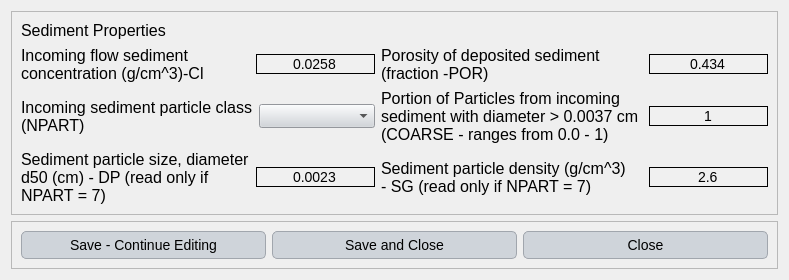
<?xml version="1.0" encoding="UTF-8"?>
<ui version="4.0">
 <class>Dialog</class>
 <widget class="QDialog" name="Dialog">
  <property name="geometry">
   <rect>
    <x>0</x>
    <y>0</y>
    <width>789</width>
    <height>279</height>
   </rect>
  </property>
  <property name="windowTitle">
   <string>Dialog</string>
  </property>
  <property name="styleSheet">
   <string notr="true">QLabel {
    font-family: 'Georgia'; /* Cambiar la fuente a Georgia */
    font-size: 16px; /* Cambiar el tamaño de la fuente */
    color: #000000; /* Color del texto (blanco) */
}

QLineEdit {
    font-family: 'Georgia'; /* Cambiar la fuente a Georgia */
    font-size: 14px; /* Cambiar el tamaño de la fuente */
    color: #000000; /* Color del texto (blanco) */
    background-color: #f0f0f0; /* Color de fondo del QLineEdit */
    border: 1px solid #000000; /* Borde blanco */
}

QComboBox {
    font-family: 'Georgia'; /* Cambiar la fuente a Georgia */
    font-size: 14px; /* Cambiar el tamaño de la fuente */
    color: #000000; /* Color del texto (blanco) */
    background-color: #cfd4da; /* Fondo oscuro del ComboBox */
}

QRadioButton {
    font-family: 'Georgia'; /* Cambiar la fuente a Georgia */
    font-size: 14px; /* Cambiar el tamaño de la fuente */
    color: #000000; /* Color del texto (blanco) */
}

QCheckBox {
    font-family: 'Georgia'; /* Cambiar la fuente a Georgia */
    font-size: 14px; /* Cambiar el tamaño de la fuente */
    color: #000000; /* Color del texto (blanco) */
}

/* Cambiar la fuente y estilo de los QPushButton */
QPushButton {
    font-family: 'Georgia'; /* Cambiar la fuente */
    font-size: 14px; /* Cambiar el tamaño de la fuente */
    color: #000000; /* Color del texto negro */
    background-color: #cfd4da; /* Fondo gris claro */
    border: 1px solid #a1a6ad; /* Borde gris medio */
    border-radius: 5px; /* Bordes redondeados */
    padding: 5px; /* Espaciado interno */
}

/* Estilo cuando el ratón pasa sobre el botón */
QPushButton:hover {
    color: #000000; /* Mantener el texto negro */
    background-color: #b7bcc3; /* Fondo gris un poco más oscuro al pasar el mouse */
}

/* Estilo cuando el botón está presionado */
QPushButton:pressed {
    background-color: #a6acb3; /* Fondo ligeramente más oscuro al presionar */
    color: #000000; /* Mantener el texto negro cuando se presiona */
}



/* Estilo general para QTableWidget y QTableView */
QTableWidget, QTableView {
    font-family: 'Georgia'; /* Cambiar la fuente a Georgia */
    font-size: 14px; /* Tamaño de la fuente */
    color: #000000; /* Color del texto negro */
    background-color: #e6e9ed; /* Fondo gris claro para la tabla */
    gridline-color: #a1a6ad; /* Color de las líneas de la tabla (gris medio) */
    selection-background-color: #b7bcc3; /* Color de fondo cuando se selecciona una celda (gris suave) */
    selection-color: #000000; /* Color del texto cuando la celda está seleccionada (negro) */
}

/* Estilo para el encabezado horizontal de la tabla */
QHeaderView::section {
    font-family: 'Georgia'; /* Cambiar la fuente a Georgia */
    font-size: 14px; /* Tamaño de la fuente */
    color: #000000; /* Color del texto negro */
    background-color: #cfd4da; /* Fondo gris claro del encabezado */
    border: 1px solid #a1a6ad; /* Borde gris medio entre las secciones */
    padding: 4px; /* Espaciado interno en el encabezado */
}

/* Estilo para las celdas de la tabla al pasar el mouse */
QTableWidget::item:hover, QTableView::item:hover {
    background-color: #b7bcc3; /* Fondo gris suave al pasar el mouse */
    color: #000000; /* Mantener el texto negro */
}

/* Estilo para las celdas cuando están seleccionadas */
QTableWidget::item:selected, QTableView::item:selected {
    background-color: #a6acb3; /* Fondo gris intermedio cuando está seleccionado */
    color: #000000; /* Texto negro cuando está seleccionado */
}

/* Ajustar el tamaño de las celdas */
QTableWidget::item, QTableView::item {
    padding: 4px; /* Espaciado interno de las celdas */
}

/* Estilo para el borde inferior de la tabla */
QTableCornerButton::section {
    background-color: #cfd4da; /* Fondo del botón de esquina */
    border: 1px solid #a1a6ad; /* Borde gris medio del botón de esquina */
}</string>
  </property>
  <layout class="QGridLayout" name="gridLayout_2">
   <item row="1" column="0">
    <widget class="QFrame" name="frame_2">
     <property name="frameShape">
      <enum>QFrame::StyledPanel</enum>
     </property>
     <property name="frameShadow">
      <enum>QFrame::Raised</enum>
     </property>
     <layout class="QGridLayout" name="gridLayout">
      <item row="0" column="1">
       <widget class="QPushButton" name="save_close">
        <property name="text">
         <string>Save and Close</string>
        </property>
       </widget>
      </item>
      <item row="0" column="0">
       <widget class="QPushButton" name="save_continue">
        <property name="text">
         <string>Save - Continue Editing</string>
        </property>
       </widget>
      </item>
      <item row="0" column="2">
       <widget class="QPushButton" name="close_dialog">
        <property name="text">
         <string>Close</string>
        </property>
       </widget>
      </item>
     </layout>
    </widget>
   </item>
   <item row="0" column="0">
    <widget class="QFrame" name="frame">
     <property name="frameShape">
      <enum>QFrame::StyledPanel</enum>
     </property>
     <property name="frameShadow">
      <enum>QFrame::Raised</enum>
     </property>
     <layout class="QGridLayout" name="gridLayout_3">
      <item row="1" column="0">
       <layout class="QHBoxLayout" name="horizontalLayout">
        <item>
         <widget class="QLabel" name="label">
          <property name="minimumSize">
           <size>
            <width>229</width>
            <height>0</height>
           </size>
          </property>
          <property name="text">
           <string>Incoming flow sediment
concentration (g/cm^3)-Cl</string>
          </property>
         </widget>
        </item>
        <item>
         <widget class="QLineEdit" name="line_concentration">
          <property name="text">
           <string>0.0258</string>
          </property>
          <property name="alignment">
           <set>Qt::AlignCenter</set>
          </property>
         </widget>
        </item>
       </layout>
      </item>
      <item row="1" column="1">
       <layout class="QHBoxLayout" name="horizontalLayout_4">
        <item>
         <widget class="QLabel" name="label_4">
          <property name="minimumSize">
           <size>
            <width>262</width>
            <height>0</height>
           </size>
          </property>
          <property name="text">
           <string>Porosity of deposited sediment
(fraction -POR)</string>
          </property>
         </widget>
        </item>
        <item>
         <widget class="QLineEdit" name="line_porosity">
          <property name="minimumSize">
           <size>
            <width>103</width>
            <height>0</height>
           </size>
          </property>
          <property name="text">
           <string>0.434</string>
          </property>
          <property name="alignment">
           <set>Qt::AlignCenter</set>
          </property>
         </widget>
        </item>
       </layout>
      </item>
      <item row="2" column="0">
       <layout class="QHBoxLayout" name="horizontalLayout_2">
        <item>
         <widget class="QLabel" name="label_2">
          <property name="minimumSize">
           <size>
            <width>229</width>
            <height>0</height>
           </size>
          </property>
          <property name="text">
           <string>Incoming sediment particle class
(NPART)</string>
          </property>
         </widget>
        </item>
        <item>
         <widget class="QComboBox" name="particle_class"/>
        </item>
       </layout>
      </item>
      <item row="2" column="1">
       <layout class="QHBoxLayout" name="horizontalLayout_5">
        <item>
         <widget class="QLabel" name="label_5">
          <property name="minimumSize">
           <size>
            <width>262</width>
            <height>0</height>
           </size>
          </property>
          <property name="text">
           <string>Portion of Particles from incoming
sediment with diameter &gt; 0.0037 cm
(COARSE - ranges from 0.0 - 1)</string>
          </property>
         </widget>
        </item>
        <item>
         <widget class="QLineEdit" name="line_portion">
          <property name="minimumSize">
           <size>
            <width>103</width>
            <height>0</height>
           </size>
          </property>
          <property name="text">
           <string>1</string>
          </property>
          <property name="alignment">
           <set>Qt::AlignCenter</set>
          </property>
         </widget>
        </item>
       </layout>
      </item>
      <item row="3" column="1">
       <layout class="QHBoxLayout" name="horizontalLayout_6">
        <item>
         <widget class="QLabel" name="label_6">
          <property name="minimumSize">
           <size>
            <width>262</width>
            <height>0</height>
           </size>
          </property>
          <property name="text">
           <string>Sediment particle density (g/cm^3)
- SG (read only if NPART = 7)</string>
          </property>
         </widget>
        </item>
        <item>
         <widget class="QLineEdit" name="line_sediment">
          <property name="minimumSize">
           <size>
            <width>103</width>
            <height>0</height>
           </size>
          </property>
          <property name="text">
           <string>2.6</string>
          </property>
          <property name="alignment">
           <set>Qt::AlignCenter</set>
          </property>
         </widget>
        </item>
       </layout>
      </item>
      <item row="3" column="0">
       <layout class="QHBoxLayout" name="horizontalLayout_3">
        <item>
         <widget class="QLabel" name="label_3">
          <property name="minimumSize">
           <size>
            <width>229</width>
            <height>0</height>
           </size>
          </property>
          <property name="text">
           <string>Sediment particle size, diameter
d50 (cm) - DP (read only if 
NPART = 7)</string>
          </property>
         </widget>
        </item>
        <item>
         <widget class="QLineEdit" name="line_size">
          <property name="text">
           <string>0.0023</string>
          </property>
          <property name="alignment">
           <set>Qt::AlignCenter</set>
          </property>
         </widget>
        </item>
       </layout>
      </item>
      <item row="0" column="0">
       <widget class="QLabel" name="label_7">
        <property name="text">
         <string>Sediment Properties</string>
        </property>
       </widget>
      </item>
     </layout>
    </widget>
   </item>
  </layout>
 </widget>
 <resources/>
 <connections/>
</ui>
